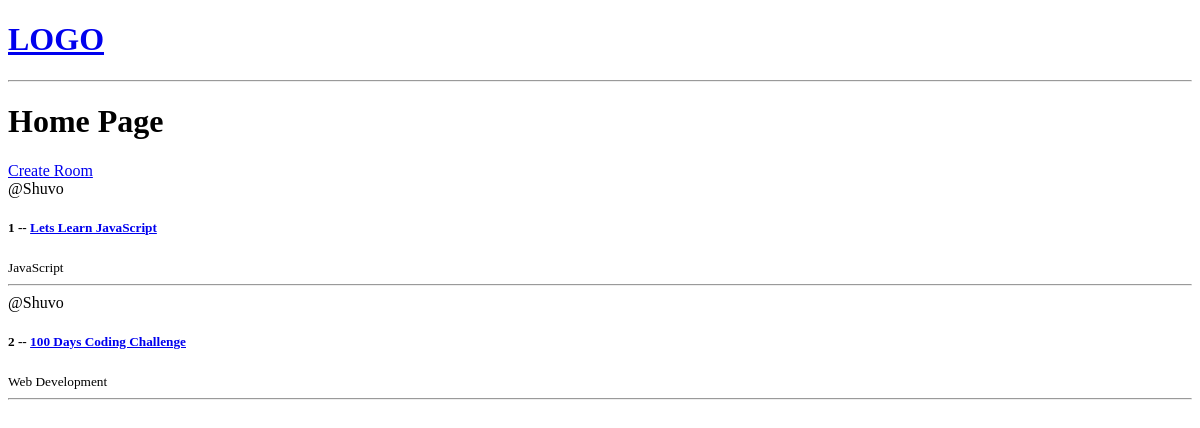
Before: / with the older database file.
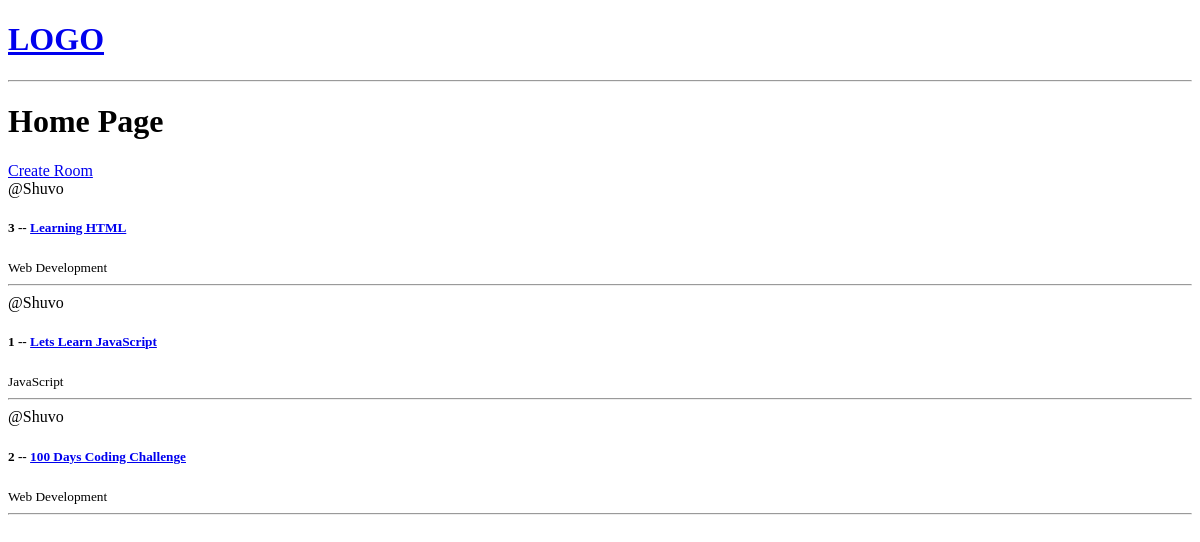
After: the same page with the newer database file.
### base/models.py (models this page shows, shortened)
class Room(models.Model):
    host = models.ForeignKey(User, on_delete=models.SET_NULL, null=True)
    topic = models.ForeignKey(Topic, on_delete=models.SET_NULL, null=True)
    name = models.CharField(max_length=200)
    description = models.TextField(null=True, blank=True)
    updated = models.DateTimeField(auto_now=True)
    created = models.DateTimeField(auto_now_add=True)
    class Meta:
        ordering = ['-updated', '-created']

class Topic(models.Model):
    name = models.CharField(max_length=200)

### base/views.py (the view)
# urls.py: 2. Add a URL to urlpatterns:  path('', views.home, name='home')
def home(request):
    rooms = Room.objects.all()
    context = {'rooms':rooms}
    return render(request, 'base/home.html', context)

### templates/base/home.html
{% extends 'main.html' %}
{% block content %}
<h1>Home Page</h1>
<div>
    <a href="{% url 'create-room' %}">Create Room</a>
    <div>
        {% for room in rooms %}
            <div>
                <span>@{{room.host.username}}</span>
                <h5>{{room.id}} -- <a href="{% url 'room' room.id %}">{{room.name}}</a></h5>
                <small>{{room.topic.name}}</small>
                <hr>
            </div>
        {% endfor %}
    </div>
</div>
{% endblock content %}

Changed rows visible on the page:
added Room: host.username "Shuvo", id "3", name "Learning HTML", topic.name "Web Development"
